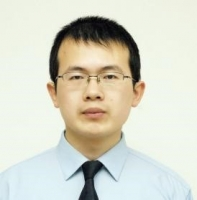
%> input picture CHT/CH02/2.jpg, 197 x 200 px
$ octave fig4.m   (GNU Octave 9; MATLAB toolbox functions it lacks are replaced by stand-ins)
%> lines starting %> are read from the running program, lines starting %| are printed output that depends on the picture; in (x1, y1, x2, y2) boxes, pixels count from 0 and x2, y2 are one past the last pixel; in counts of white or black regions, pixels touching at a corner belong together; the program's own positions count from 1
%bwboundaries函數呼叫用法範例
%指定使用連通性的呼叫格式
% 8連通與4連通的比較
clc;
%清楚暫存的MATLAB空間變數
clear all;
%%圖形讀取及二值化
img = imread('2.jpg');
%> img is the input picture: size 200x197x3 uint8; mean R, G, B 213.4, 213.5, 199.7
img=im2bw(img);
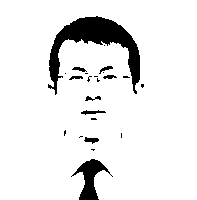
%> img: size 200x197 logical; 91.3% white; 23 black regions (14 under 20 px), largest, box (x1, y1, x2, y2) and area: (48, 16, 140, 95) 2361, (71, 159, 113, 200) 654, (81, 110, 106, 115) 65

%%開始繪圖
figure,
%%先繪制使用8連通進行圖形邊界顯示的結果
subplot(1,2,1)
[B,L] = bwboundaries(img,8);
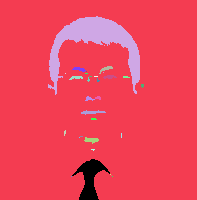
%> L: size 200x197 double; 32 distinct labels, from 0 to 31; one colour per label, 0 black
%> B = 31 boundaries; largest, box (x1, y1, x2, y2) and points: (0, 0, 197, 200) 889, (48, 16, 140, 95) 393, (81, 110, 106, 115) 50, (84, 137, 99, 144) 33, (99, 66, 113, 74) 31
%指定使用8連通進行圖形邊界顯示
imshow(img);
title('8-connected');
hold on;
for k = 1:length(B)
    boundary = B{k};
%一個一個分析邊界像素
    plot(boundary(:,2),boundary(:,1),'b','LineWidth',2);
%一個一個標示邊界像素；用藍色標示，以突出圖形邊界顯示結果；
end
%> this loop made 31 passes
%> boundary on passes 4, 6, 8, 9, 12, 14, 16, 23, 25, 26, 27, 28: [74 66; 74 66], [177 72; 177 72], [138 80; 138 80], [137 81; 137 82; 137 83; 137 82; 137 81], [74 86; 74 87; 74 88; 74 87; 74 86], [72 87; 72 87], [77 90; 77 91; 77 92; 77 91; 77 90], [73 104; 73 104], [46 105; 46 105], [175 111; 175 111], [176 112; 176 112], [177 113; 177 113]
%再繪制使用4連通進行圖形邊界顯示的結果
subplot(1,2,2)
[B,L] = bwboundaries(img,4);
%> L: size 200x197 double; 24 distinct labels, from 0 to 23
%> B = 23 boundaries; largest, box (x1, y1, x2, y2) and points: (0, 0, 197, 200) 889, (48, 16, 140, 95) 393, (81, 110, 106, 115) 50, (85, 96, 101, 101) 36, (84, 137, 99, 144) 33
imshow(img);
title('4-connected');
hold on;
for k = 1:length(B)
    boundary = B{k};
%一個一個分析邊界像素
    plot(boundary(:,2),boundary(:,1),'r','LineWidth',2);
%一個一個標示邊界像素；用藍色標示，以突出圖形邊界顯示結果；
end
%> this loop made 23 passes
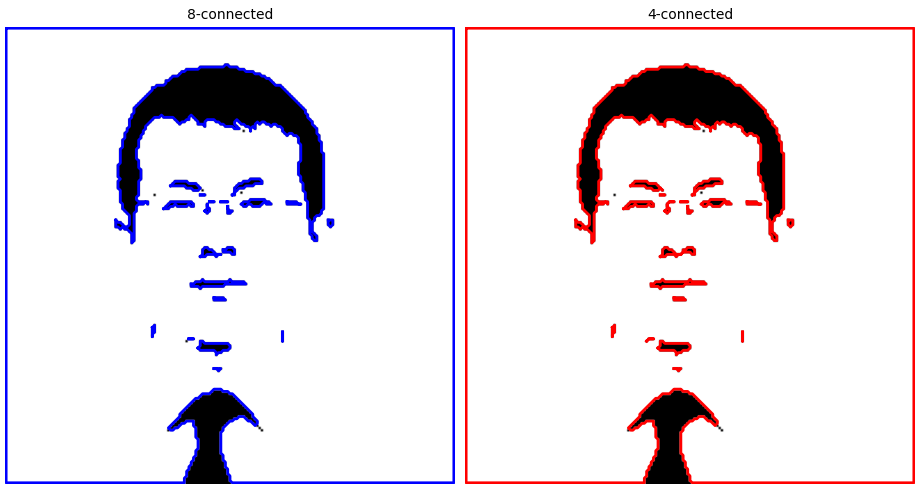
%> figure redrawn from the program's plot data, 2 panels

$ run again, with CHT/CH02/3.jpg copied over CHT/CH02/2.jpg
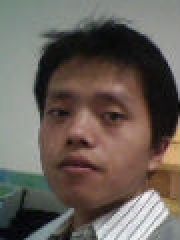
%> input picture CHT/CH02/3.jpg, 90 x 120 px (shown 2 times larger)
%> img is the input picture: size 120x90x3 uint8; mean R, G, B 104.4, 95.6, 88.7
%> img: size 120x90 logical; 36.7% white; 12 white regions (6 under 20 px), largest, box (x1, y1, x2, y2) and area: (0, 0, 90, 87) 2781, (47, 94, 90, 120) 686, (41, 62, 72, 80) 178, (81, 60, 90, 84) 106, (36, 55, 50, 71) 101, (16, 105, 36, 120) 78
%> `[B,L] = bwboundaries(img,8);`: B = 15 boundaries; largest, box (x1, y1, x2, y2) and points: (0, 0, 90, 87) 410, (47, 94, 90, 120) 136, (41, 62, 72, 80) 90, (81, 60, 90, 84) 58, (36, 55, 50, 71) 44
%> the loop `for k = 1:length(B)` made 15 passes
%> boundary on passes 2, 5, 10, 12, 13, 15: [120 15; 120 15], [13 41; 13 41], [83 76; 82 77; 83 78; 84 77; 84 76; 83 76], [108 87; 109 87; 108 87], [116 78; 116 78], [117 80; 117 80]
%> `[B,L] = bwboundaries(img,4);`:
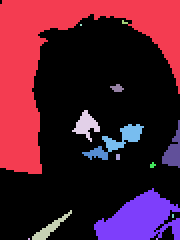
%> L: size 120x90 double (shown 2 times larger); 16 distinct labels, from 0 to 15; one colour per label, 0 black
%> `[B,L] = bwboundaries(img,4);`: B = 15 boundaries; largest, box (x1, y1, x2, y2) and points: (0, 0, 90, 87) 403, (47, 94, 90, 120) 134, (51, 62, 72, 76) 59, (81, 60, 90, 84) 58, (36, 55, 50, 71) 44
%> the loop `for k = 1:length(B)` made 15 passes
%> boundary on passes 2, 5, 11, 12, 13, 15: [120 15; 120 15], [13 41; 13 41], [11 62; 12 63; 12 64; 12 63; 12 62; 11 62], [83 76; 82 77; 83 78; 84 77; 84 76; 83 76], [120 79; 120 79], [108 87; 109 87; 108 87]
%> after the loop `for k = 1:length(B)`:
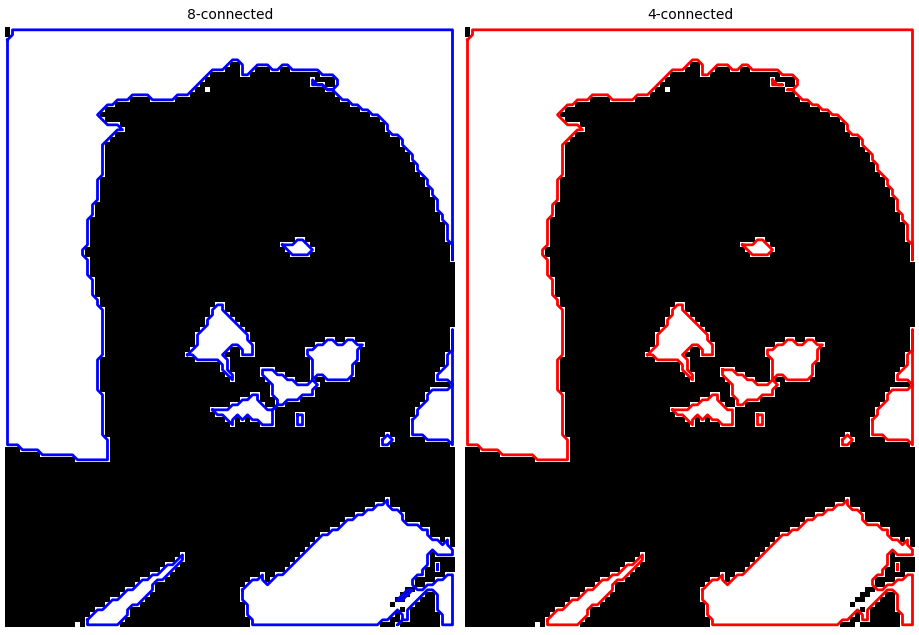
%> figure redrawn from the program's plot data, 2 panels
